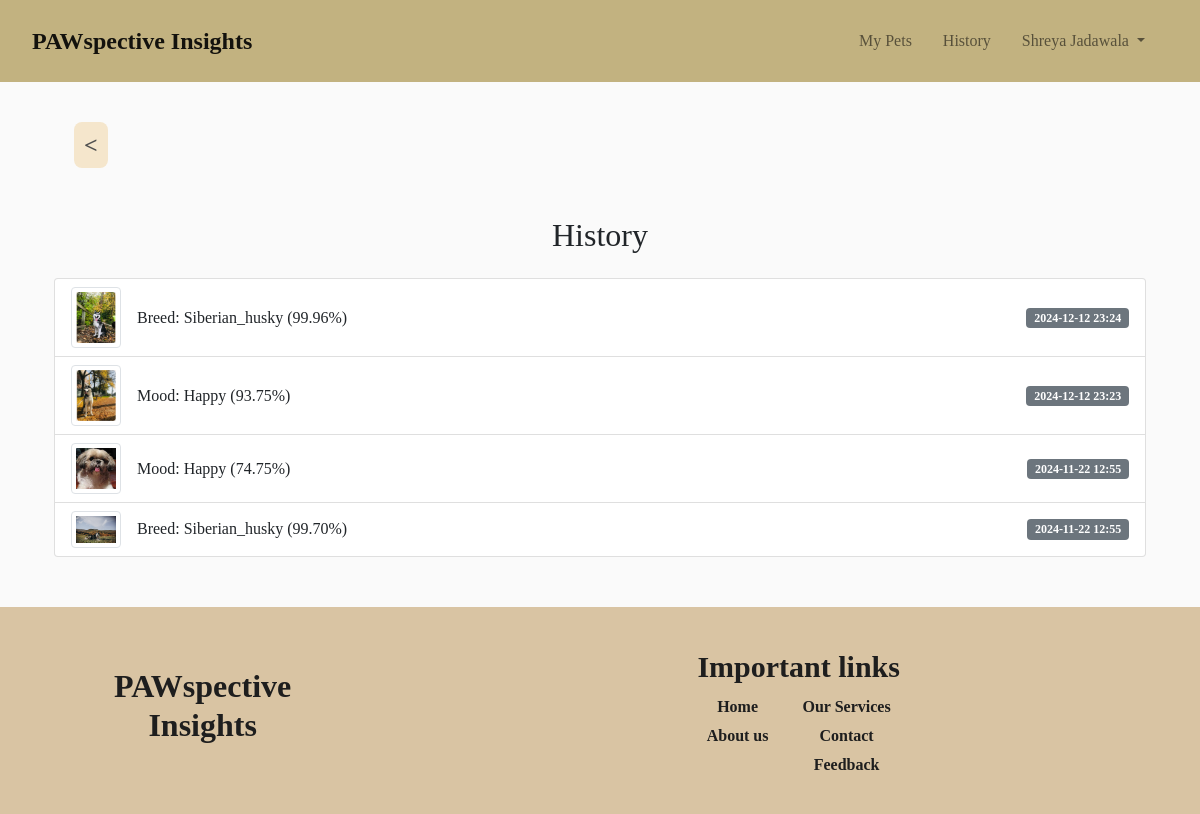
The app's page /history (signed in) with its own data.
### app.py (models this page shows)
class History(db.Model):
    id = db.Column(db.Integer, primary_key=True)
    result_type = db.Column(db.String(50))
    result_text = db.Column(db.String(200))  # Analysis result
    image = db.Column(db.String(200))  # Path to the analyzed image
    timestamp = db.Column(db.DateTime, default=lambda: datetime.now().replace(tzinfo=pytz.utc))
    user_id = db.Column(db.Integer, db.ForeignKey('user.id'), nullable=False)

### app.py (the view)
@app.route('/history')
def history():
    if 'user' not in session:
        return redirect(url_for('login'))
    user_id = session['user']['id']
    history_entries = History.query.filter_by(user_id=user_id).order_by(History.timestamp.desc()).all()
    return render_template('history.html', history_entries=history_entries)

### templates/history.html (shortened to what this page needs)
{% extends "base.html" %}
{% block content %}
<div class="container mt-3">
    <a href="/home" class="btn btn-back">
        <span>&lt;</span>
    </a>
</div>
<div class="container mt-5 text-center">
    <h2>History</h2>
    {% if history_entries %}
    <div class="list-group mt-4">
        {% for entry in history_entries %}
        <div class="list-group-item">
            <div class="d-flex justify-content-between align-items-center">
                <div class="d-flex align-items-center">
                    <img src="{{ url_for('static', filename=entry.image) }}" alt="Analyzed Image" class="img-thumbnail me-3" width="50">
                    {{ entry.result_text }}
                </div>
                <span class="badge bg-secondary">{{ entry.timestamp.strftime('%Y-%m-%d %H:%M') }}</span>
            </div>
        </div>
        {% endfor %}
    </div>
    {% else %}
    <p>No history found. Click the "+" button to analyze your pet's mood or breed.</p>
    <a href="/mood_analyzer" class="btn btn-primary">Analyze Mood</a>
    <a href="/breed_analyzer" class="btn btn-primary">Analyze Breed</a>
    {% endif %}
</div>
{% endblock %}

### static/css/style.css (style rules this page uses)
body, html { margin: 0; padding: 0; font-family: 'Times New Roman', Times, serif; background-color: #fafafa; }
.btn-back { background: none; border: none; color: #4e4e4e; font-size: 18px; font-weight: bold; padding: 5px; text-decoration: none; margin-left: 20px; }
.btn-back { background-color: #f5e6cc; border: none; color: #4e4e4e; font-size: 24px; padding: 5px 10px; text-decoration: none; margin-left: 20px; border-radius: 8px; }

### templates/base.html (style rules this page uses)
body, html { height: 100%; margin: 0; display: flex; flex-direction: column; }

### records on screen
History: image (picture), result_text "Breed: Siberian_husky (99.96%)", timestamp "2024-12-12 23:24"
History: image (picture), result_text "Mood: Happy (93.75%)", timestamp "2024-12-12 23:23"
History: image (picture), result_text "Mood: Happy (74.75%)", timestamp "2024-11-22 12:55"
History: image (picture), result_text "Breed: Siberian_husky (99.70%)", timestamp "2024-11-22 12:55"

### other values on screen
{{ session['user']['name'] }} "Shreya Jadawala"
